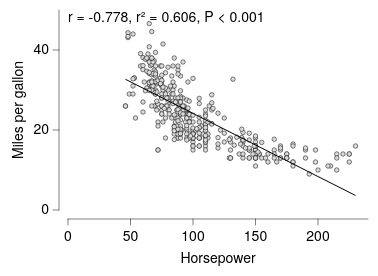

Source (Vega-Lite JSON):
### Vega-Lite specification from a JSON file in a GitHub repository (floating-point values rounded to 4 significant figures; data arrays with more than 128 entries replaced by an {"elided": "..."} marker saying what was removed)
{"background": null, "config": {"arc": {"fill": "#DBDBDB", "fillOpacity": 1.0, "innerRadius": 25.0, "padAngle": 0.03, "stroke": "black", "strokeOpacity": 1, "strokeWidth": 0.25}, "area": {"fill": "#DBDBDB", "fillOpacity": 1.0, "stroke": "black", "strokeOpacity": 1, "strokeWidth": 0.25}, "axis": {"domain": true, "domainCap": "round", "domainColor": "black", "domainWidth": 0.25, "grid": false, "gridCap": "round", "gridColor": "#F1F1F1", "gridDash": [0, 0], "gridOpacity": 1.0, "gridWidth": 0.25, "labelColor": "black", "labelFont": "Helvetica Neue, HelveticaNeue, Helvetica, Arial, sans-serif", "labelFontSize": 7, "labelFontStyle": "normal", "labelFontWeight": 400, "offset": 4.5, "ticks": true, "tickCap": "round", "tickColor": "black", "tickRound": false, "tickSize": 3, "tickWidth": 0.25, "titleColor": "black", "titleFont": "Helvetica Neue, HelveticaNeue, Helvetica, Arial, sans-serif", "titleFontSize": 7, "titleFontStyle": "normal", "titleFontWeight": 400}, "axisX": {"domain": true, "labelAlign": "center", "labelAngle": 0, "labels": true, "ticks": true, "translate": 0}, "axisY": {"domain": true, "labelAlign": "right", "labelAngle": 0, "labels": true, "ticks": true, "translate": 0}, "axisRight": {"domain": true, "labelAlign": "left", "labelAngle": 0, "labels": true, "ticks": true, "translate": 0}, "axisTop": {"domain": true, "labelAlign": "center", "labelAngle": 0, "labels": true, "ticks": true, "translate": 0}, "axisBand": {"tickOffset": 0}, "bar": {"fill": "#DBDBDB", "fillOpacity": 1.0, "stroke": "black", "strokeOpacity": 1, "strokeWidth": 0.25}, "boxplot": {"size": 9.0, "ticks": {"cornerRadius": 0.25, "fill": "black", "opacity": 1, "size": 4.5, "thickness": 0.25}, "box": {"fillOpacity": 1.0, "stroke": "black", "strokeOpacity": 1, "strokeWidth": 0.25}, "median": {"cornerRadius": 0, "fill": "black", "fillOpacity": 1.0, "opacity": 1, "size": 9.0, "thickness": 0.25}, "rule": {"fill": "black", "fillOpacity": 1.0, "size": 10.0, "stroke": "black", "strokeDash": [0, 0], "strokeOpacity": 1, "strokeWidth": 0.25}, "outliers": {"color": "black", "fill": "black", "fillOpacity": 1.0, "size": 0, "stroke": "black", "strokeOpacity": 1, "strokeWidth": 0.25}}, "circle": {"fill": "black", "fillOpacity": 1.0, "size": 1.25, "stroke": null, "strokeOpacity": 1, "strokeWidth": 0.25}, "errorband": {"band": {"fillOpacity": 0.6, "stroke": null, "strokeWidth": 0.25, "strokeOpacity": 1}, "borders": {"opacity": 0, "strokeOpacity": 0.25, "strokeWidth": 1}}, "errorbar": {"opacity": 1, "rule": {"strokeDash": [0, 0], "strokeWidth": 0.25}, "ticks": {"color": "black", "cornerRadius": 0.125, "opacity": 1, "size": 6.0, "thickness": 0.25}, "thickness": 0.25}, "font": "Helvetica Neue, HelveticaNeue, Helvetica, Arial, sans-serif", "geoshape": {"fill": "#DBDBDB", "fillOpacity": 1.0, "stroke": "black", "strokeOpacity": 1, "strokeWidth": 0.25}, "header": {"labelColor": "black", "labelFont": "Helvetica Neue, HelveticaNeue, Helvetica, Arial, sans-serif", "labelFontSize": 7, "labelFontStyle": "normal", "labelFontWeight": 400, "titleColor": "black", "titleFont": "Helvetica Neue, HelveticaNeue, Helvetica, Arial, sans-serif", "titleFontSize": 7, "titleFontStyle": "normal", "titleFontWeight": 400, "titlePadding": 0}, "legend": {"disable": false, "offset": 4.5, "titlePadding": 4, "labelOffset": 2, "gradientLabelOffset": 2, "gradientLength": 50.0, "gradientThickness": 5.0, "gradientOpacity": 1.0, "gradientStrokeColor": "black", "gradientStrokeWidth": 0.25, "labelColor": "black", "labelFont": "Helvetica Neue, HelveticaNeue, Helvetica, Arial, sans-serif", "labelFontSize": 7, "labelFontStyle": "normal", "labelFontWeight": 400, "strokeColor": "black", "strokeWidth": 0, "symbolSize": 42, "symbolStrokeColor": "black", "symbolStrokeWidth": 0.25, "titleColor": "black", "titleFont": "Helvetica Neue, HelveticaNeue, Helvetica, Arial, sans-serif", "titleFontSize": 7, "titleFontStyle": "normal", "titleFontWeight": 400}, "line": {"color": "black", "stroke": "black", "strokeCap": "butt", "strokeDash": [0, 0], "strokeOpacity": 1, "strokeWidth": 0.5}, "point": {"filled": true, "fill": "#DBDBDB", "fillOpacity": 1.0, "size": 5.0, "stroke": "black", "strokeOpacity": 1, "strokeWidth": 0.25}, "range": {"category": ["#B2B2B2", "#636363", "#4A7CD3", "#008542", "#382864", "#509F98", "#284F93", "#005226", "#A398D6", "#173633"], "diverging": {"scheme": ["#443E60", "#5F597E", "#7C759B", "#9994B6", "#B7B4CC", "#D6D5DC", "#F6F6F6", "#D1DAD9", "#A4C2BF", "#7AA9A4", "#578E89", "#37736E", "#1B5954"]}, "heatmap": {"scheme": ["#32022B", "#43044D", "#4C196E", "#4D338C", "#484DA6", "#3A68BB", "#1D83CA", "#1D9CCB", "#23B5C9", "#28CDC5", "#4DE0B4", "#91EE9F"]}, "ordinal": {"scheme": ["#F1F1F1", "#DBDBDB", "#C6C6C6", "#B2B2B2", "#9D9D9D", "#898989", "#767676", "#636363", "#515151", "#404040", "#2F2F2F", "#1F1F1F"]}, "ramp": {"scheme": ["#32022B", "#43044D", "#4C196E", "#4D338C", "#484DA6", "#3A68BB", "#1D83CA", "#1D9CCB", "#23B5C9", "#28CDC5", "#4DE0B4", "#91EE9F"]}}, "rule": {"color": "black", "stroke": "black", "strokeCap": "round", "strokeDash": [2, 2], "strokeOpacity": 1, "strokeWidth": 0.25}, "scale": {"bandPaddingInner": 0.1, "bandPaddingOuter": 0.1, "round": false}, "rect": {"fill": "#DBDBDB", "fillOpacity": 1.0, "stroke": "black", "strokeOpacity": 1, "strokeWidth": 0.25}, "square": {"fill": "#DBDBDB", "fillOpacity": 1.0, "size": 10.0, "stroke": "black", "strokeOpacity": 1, "strokeWidth": 0.25}, "text": {"color": "black", "font": "Helvetica Neue, HelveticaNeue, Helvetica, Arial, sans-serif", "fontSize": 7, "fontStyle": "normal", "fontWeight": 400}, "tick": {"color": "black", "cornerRadius": 0.125, "opacity": 1.0, "size": 9.0, "thickness": 0.25}, "title": {"anchor": "middle", "frame": "group", "color": "black", "font": "Helvetica Neue, HelveticaNeue, Helvetica, Arial, sans-serif", "fontSize": 7, "fontStyle": "normal", "fontWeight": 400, "subtitleColor": "black", "subtitleFont": "Helvetica Neue, HelveticaNeue, Helvetica, Arial, sans-serif", "subtitleFontSize": "Helvetica Neue, HelveticaNeue, Helvetica, Arial, sans-serif", "subtitleFontStyle": "normal", "subtitleFontWeight": 400}, "trail": {"color": "black", "opacity": 1, "size": 0.5}, "view": {"continuousWidth": 150, "continuousHeight": 100, "discreteWidth": 150, "discreteHeight": 100, "fill": null, "stroke": null, "strokeWidth": 0.25}}, "layer": [{"data": {"name": "data-7285c4e2e195e5a75737a34913199f5f"}, "mark": {"type": "point"}, "encoding": {"x": {"field": "Horsepower", "type": "quantitative"}, "y": {"field": "Miles_per_Gallon", "title": "Miles per gallon", "type": "quantitative"}}}, {"layer": [{"data": {"name": "data-e5e41d7cdc7704607649085c2c14cc40"}, "mark": {"type": "line"}, "encoding": {"x": {"field": "Horsepower", "type": "quantitative"}, "y": {"field": "Miles_per_Gallon", "type": "quantitative"}}}, {"data": {"values": [{"__dysonsphere__": 1}]}, "mark": {"type": "text", "align": "left", "angle": 0, "baseline": "top", "dx": 0, "dy": 0, "fontSize": 7, "opacity": 1.0}, "encoding": {"text": {"value": "r = -0.778, r² = 0.606, P < 0.001"}, "x": {"value": 0}, "y": {"value": 0}}}], "name": "__dysonsphere_289b330e0455c514_21"}], "$schema": "https://vega.github.io/schema/vega-lite/v6.4.1.json", "datasets": {"data-7285c4e2e195e5a75737a34913199f5f": {"elided": "392 records"}, "data-e5e41d7cdc7704607649085c2c14cc40": [{"Horsepower": 46.0, "Miles_per_Gallon": 32.68, "__dysonsphere__": 1}, {"Horsepower": 230.0, "Miles_per_Gallon": 3.632, "__dysonsphere__": 1}]}}
